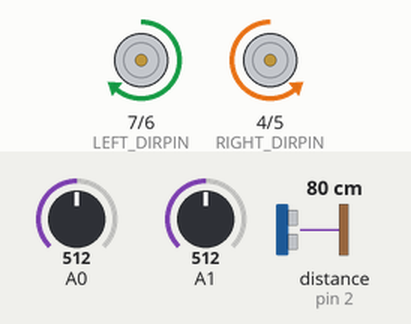
A sketch run on a simulated Teensy 3. Shown: direction and speed pins drawn as motors (green arrow = direction pin HIGH = forward, orange = LOW = backward, longer = more drive). Inputs (shaded band) come from the test bench; at power-on: A0 = 512, A1 = 512, distance to the obstacle (sensor on pin 2) 80 cm. The echo pulse lasts 58.3 µs per cm; random numbers use the default seed unless the sketch sets one.

Above: at 0.19 s.
At 0.6 s:
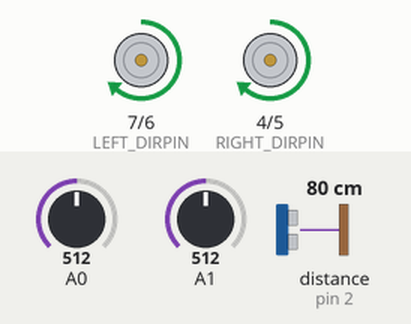
Timing chart, 0 to 2.1 s (numbered marks = the images above):
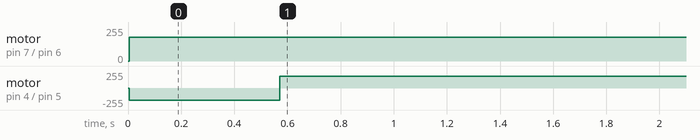

The sketch:

MazeSolver.ino
```cpp
#include "Robot.h"

//Setup Arduino
void setup() {Robot::getInstance(WIDTH, HEIGHT);}

//Code to loop
void loop() {if (Robot::getInstance()->run()) while(true);}
```

Motor.cpp
```cpp
#include "Arduino.h"
#include "Motor.h"


Motor::Motor(int dir, int pwmPin, int dirPin) :
mDir(dir), mPwmPin(pwmPin), mDirPin(dirPin), mRotSpeed(SPEED)
{
  pinMode(pwmPin, OUTPUT);
  pinMode(dirPin, OUTPUT);
}

void Motor::forward(bool rotating)
{
  analogWrite(mPwmPin, mRotSpeed);
  digitalWrite(mDirPin, !mDir ? HIGH : LOW);
  setRotSpeed(SPEED * (1 - 0.15 * rotating));
}

void Motor::reverse(bool rotating)
{
  analogWrite(mPwmPin, mRotSpeed);
  digitalWrite(mDirPin, !mDir ? LOW : HIGH);
  setRotSpeed(SPEED * (1 - 0.15 * rotating));
}

void Motor::halt()
{
  digitalWrite(mPwmPin, LOW);
  digitalWrite(mDirPin, LOW);
}
```

Motor.h
```cpp
#ifndef MOTORCONTROL_H
#define MOTORCONTROL_H

#include "Arduino.h"

class Motor
{
  public:
    static const int SPEED = 180;

    Motor(int dir, int pwmPin, int dirPin);
    void forward(bool rotating);
    void reverse(bool rotating);
    void halt();

    int getRotSpeed() {return mRotSpeed;}
    void setRotSpeed(int rotSpeed) {mRotSpeed = constrain(rotSpeed, 0, 255);}
  private:
    int mDir;
    int mPwmPin;
    int mDirPin;
    int mRotSpeed;
};

#endif //MOTORCONTROL_H
```

Robot.cpp
```cpp
#include "Robot.h"

Robot *Robot::mInstance = 0;

Robot* Robot::getInstance(int w, int h)
{
  if (!mInstance) mInstance = new Robot(w, h);
  return mInstance;
}

Robot* Robot::getInstance()
{
  if (!mInstance) mInstance = new Robot(0, 0);
  return mInstance;
}

void Robot::destroyInstance()
{
  if (mInstance) mInstance = 0;
}

//Constructor
Robot::Robot(int w, int h) :
  mPosX(0), mPosY(0), mWallX(w - 1), mWallY(h - 1), mDirection(F),
  mLeftMotor(Motor(LEFT_DIR, LEFT_PWMPIN, LEFT_DIRPIN)), mRightMotor(Motor(RIGHT_DIR, RIGHT_PWMPIN, RIGHT_DIRPIN)),
  mIR((unsigned char*)(const unsigned char[]) {LEFT_IR_PIN, RIGHT_IR_PIN}, NUM_SENSORS, NUM_SAMPLES_PER_SENSOR),
  mUltra(TRIGGER_PIN, ECHO_PIN, MAX_CM_DISTANCE)

{
  for (int i = 0; i < NODE_SIZE; i++)
  {
    for (int j = 0; j < NODE_SIZE; j++)
      mNodes[i][j] = 0;

    if (i - WIDTH >= 0) mNodes[i][i - WIDTH] = 1;
    if (i + WIDTH <= NODE_SIZE - 1) mNodes[i][i + WIDTH] = 1;
    if (i % WIDTH != 0) mNodes[i][i - 1] = 1;
    if (i % WIDTH != WIDTH - 1) mNodes[i][i + 1] = 1;
  }

  calcDistance();
}

//Random movement
void Robot::randomMovement()
{
  int s1 = random(0, 200);
  int s2 = random(0, 200);

  int d1 = random(0, 2);
  int d2 = random(0, 2);

  switch(d1)
  {
    case 0:
      mLeftMotor.forward(0);
      break;
    case 1:
      mLeftMotor.halt();
      break;
    case 2:
      mLeftMotor.reverse(0);
      break;
  }

  switch(d2)
  {
    case 0:
      mRightMotor.forward(0);
      break;
    case 1:
      mRightMotor.halt();
      break;
    case 2:
      mRightMotor.reverse(0);
      break;
  }

  mLeftMotor.setRotSpeed(s1);
  mRightMotor.setRotSpeed(s2);
}

//Choose the direction for the robot, rotate to said direction, then move in that direction
bool Robot::run()
{
  if(RANDOM)
  {
    randomMovement();
    return false;
  }

  if (mPosX == mWallX && mPosY == mWallY)
  {
    destroyInstance();
    return true;
  }

  hasRotated = false;

  do chooseDirection();
  while (hasRotated);

  mPosX += (mDirection == F) - (mDirection == B);
  mPosY += (mDirection == D) - (mDirection == U);

  forwards();
  return false;
}

//Decide which direction the robot should face
void Robot::chooseDirection()
{
  scan();

  int currentNode = (mPosY * WIDTH) + mPosX;
  int dist = INF;
  int nodes[2];
  int dir[2];

  nodes[1] = -INF;

  for (int i = 0; i < NODE_SIZE; i++)
  {
    if (mNodes[currentNode][i] && mDistances[i] < dist)
    {
      dist = mDistances[i];
      nodes[0] = i;
      nodes[1] = -INF;
    }
    else if(mNodes[currentNode][i] && mDistances[i] == dist) nodes[1] = i;
  }

  for (int i = 0; i < 2; i++)
  {
    if (nodes[i] == -INF) break;

    if (nodes[i] - 1 == currentNode) dir[i] = F;
    else if (nodes[i] - WIDTH == currentNode) dir[i] = D;
    else if (nodes[i] + 1 == currentNode) dir[i] = B;
    else if (nodes[i] + WIDTH == currentNode) dir[i] = U;
  }

  if (nodes[1] != -INF)
  {
    int turn[2];

    for (int i = 0; i < 2; i++)
    {
      if (mDirection == dir[i]) turn[i] = 0;
      else if (abs(mDirection - dir[i]) != 2) turn[i] = 1;
      else turn[i] = 2;
    }

    if (turn[0] < turn[1]) changeDirection(dir[0]);
    else changeDirection(dir[1]);
  }
  else changeDirection(dir[0]);
}

//Rotate the robot how many times if needed, then note if the robot was rotated
void Robot::changeDirection(char newDirection)
{
  if (mDirection == newDirection)
  {
    hasRotated = false;
    return;
  }
  rotate(newDirection > mDirection != (abs(newDirection - mDirection) == 3));
  if (abs(newDirection - mDirection) == 2) rotate(newDirection > mDirection);
  mDirection = newDirection;
  hasRotated = true;
}

//Scans for obstacles with the ultrasonic sensor, then updates the nodes if they are broken from other nodes
void Robot::scan()
{
  double distance = (double)round(2 * (mUltra.ping_in() + ROBOT_SIZE) / ((double)(GRID_SIZE))) / 2;
  if (distance == 0) distance = NODE_SIZE * GRID_SIZE + 1;

  if (mDirection == F && distance + mPosX <= mWallX) //Break an intersection between 2 nodes
  {
    mNodes[WIDTH * mPosY + mPosX + (int)(distance - 0.5)][WIDTH * mPosY + mPosX + (int)(distance + 0.5)] = 0;
    mNodes[WIDTH * mPosY + mPosX + (int)(distance + 0.5)][WIDTH * mPosY + mPosX + (int)(distance - 0.5)] = 0;
  }
  else if (mDirection == D && distance + mPosY <= mWallY) //Break an intersection between 2 nodes
  {
    mNodes[mPosX + (mPosY + (int)(distance - 0.5)) * WIDTH][mPosX + (mPosY + (int)(distance + 0.5)) * WIDTH] = 0;
    mNodes[mPosX + (mPosY + (int)(distance + 0.5)) * WIDTH][mPosX + (mPosY + (int)(distance - 0.5)) * WIDTH] = 0;
  }
  else return;

  calcDistance();
}

//Calculate the distances for all the nodes in the maze
void Robot::calcDistance() //Dijkstra's algorithm
{
  bool shortestPathSet[NODE_SIZE];  //List of bools that say if a given node's shortest distance has been found

  for (int i = 0; i < NODE_SIZE; i++) //Set all nodes' distance to infinity and say that their shortest path haven't been found
  {
    mDistances[i] = INF;
    shortestPathSet[i] = false;
  }

  mDistances[NODE_SIZE - 1] = 0;  //Set the distance to the end to 0

  for (int i = 0; i < NODE_SIZE - 1; i++)
  {
    int s = shortestDistance(shortestPathSet); //Find a node that has the shortest distance to the source
    shortestPathSet[s] = true; //Say that you dound that node's minimal distance

    for (int n = 0; n < NODE_SIZE; n++) //For all the adjacent nodes, update their new distances using the new found node
      if (!shortestPathSet[n] && mNodes[s][n] && mDistances[s] != INF && mDistances[s] + mNodes[s][n] < mDistances[n]) mDistances[n] = mDistances[s] + mNodes[s][n];
  }
}

//Calculate the shortest distance to the end for a node
int Robot::shortestDistance(bool shortestPathSet[])
{
  int dist = INF;
  int node;

  for (int n = 0; n < NODE_SIZE; n++)
    if (!shortestPathSet[n] && mDistances[n] < dist)
    {
      dist = mDistances[n];
      node = n;
    }

  return node;
}

//Follow the line, then once the robot reaches the next intersection, keep going for 180ms
void Robot::forwards()
{
  robotForward();

  mIR.read(mSensorValues);

  while (!(isBlack(mSensorValues[LEFT_IR]) && isBlack(mSensorValues[RIGHT_IR]))) followLine();

  int startTime = millis();
  int currentTime = millis();

  while (currentTime - startTime < 180)
  {
    followLine();
    currentTime = millis();
  }

  robotHalt();
}

void Robot::followLine()
{
  mIR.read(mSensorValues);

  if (isWhite(mSensorValues[LEFT_IR]) && isWhite(mSensorValues[RIGHT_IR])) robotForward();
  else if (isBlack(mSensorValues[LEFT_IR]) && isWhite(mSensorValues[RIGHT_IR])) robotSoftLeft();
  else if (isWhite(mSensorValues[LEFT_IR]) && isBlack(mSensorValues[RIGHT_IR])) robotSoftRight();
}

void Robot::rotate(bool cw)
{
  int sensor;

  if (cw) sensor = RIGHT_IR, robotRight();
  else sensor = LEFT_IR, robotLeft();

  while (isBlack(mSensorValues[sensor])) mIR.read(mSensorValues);
  while (isWhite(mSensorValues[sensor])) mIR.read(mSensorValues);
  while (isBlack(mSensorValues[sensor])) mIR.read(mSensorValues);
  robotHalt();
}
```

Robot.h
```cpp
#ifndef ROBOT_H
#define ROBOT_H

#include "Motor.h"
#include "QTRSensors.h"
#include "NewPing.h"

#define RANDOM false                //If the robot tries to solve it randomly.

//Robot
#define ROBOT_SIZE  3.5             //Length of robot from middle wheel to tip of ultrasonic sensor.

//Grid
#define WIDTH 4                     //Width of grid in number of intersections.
#define HEIGHT 4                    //Height of grid in number of intersections.
#define GRID_SIZE 8                 //Distance between intersections in inches.
#define NODE_SIZE WIDTH * HEIGHT    //Number of nodes, always WIDTH * HEIGHT.

//IR
#define NUM_SENSORS 2               //Number of infrared sensors the robot has.
#define NUM_SAMPLES_PER_SENSOR 4    //Number of samples each sensor takes.
#define LEFT_IR_PIN 0               //Left infrared pin number.
#define RIGHT_IR_PIN 1              //Right infrared pin number.
#define LEFT_IR 0                   //Left infrared id. Default 0.
#define RIGHT_IR 1                  //Right infrared id. Default 1.

//Motors
#define LEFT_DIR 0                  //Left motor's direction (0 = Forwards, 1 = Backwards). Default 0.
#define LEFT_PWMPIN 6               //Left motor's pwmpin. Default 6.
#define LEFT_DIRPIN 7               //Left motor's dirpin. Default 7.

#define RIGHT_DIR 1                 //Right motor's direction (0 = Forwards, 1 = Backwards). Default 1.
#define RIGHT_PWMPIN 5              //Right motor's pwmpin. Default 5.
#define RIGHT_DIRPIN 4              //Right motor's dirpin. Default 4.

//Ultrasonic
#define ECHO_PIN 2                  //Ultrasonic sensor's echo pin.
#define TRIGGER_PIN 3               //Ultrasonic sensor's trigger pin.
#define MAX_CM_DISTANCE 200         //Ultrasonic sensor's max distance that it can scan in cm. Default 200.

//Directions
#define F 0                         //Forwards.
#define D 1                         //Down.
#define B 2                         //Backwards.
#define U 3                         //Up.

#define INF 10000                   //"Infinity".

class Robot
{
  public:
    static Robot* getInstance(int w, int h);
    static Robot* getInstance();
    static void destroyInstance();

    bool run();
  private:
    static Robot * mInstance;
    Robot(int w, int h);
    Robot(const Robot&);
    Robot& operator=(const Robot&);

    int mPosX;
    int mPosY;
    int mWallX;
    int mWallY;
    int mDirection;
    bool hasRotated;

    int mNodes[NODE_SIZE][NODE_SIZE];
    int mDistances[NODE_SIZE];

    QTRSensorsAnalog mIR;
    unsigned int mSensorValues[NUM_SENSORS];

    Motor mLeftMotor;
    Motor mRightMotor;

    NewPing mUltra;

    void chooseDirection();
    void changeDirection(char newDirection);

    void scan();
    void calcDistance();
    int shortestDistance(bool shortestSet[]);

    void forwards();
    void followLine();
    void rotate(bool cw);

    void randomMovement();

    void robotForward()    {mLeftMotor.forward(false), mRightMotor.forward(false);}
    void robotLeft()       {mLeftMotor.reverse(true),  mRightMotor.forward(true);}
    void robotRight()      {mLeftMotor.forward(true),  mRightMotor.reverse(true);}
    void robotSoftLeft()   {mLeftMotor.halt(),         mRightMotor.forward(false);}
    void robotSoftRight()  {mLeftMotor.forward(false), mRightMotor.halt();}
    void robotHalt()       {mLeftMotor.halt(),         mRightMotor.halt();}

    bool isBlack(int val) {return (val >= 300);}
    bool isWhite(int val) {return (val < 300);}
};

#endif //ROBOT_H
```

Measured:
- by itself, motor on pin 7 (LEFT_DIRPIN) / pin 6 (LEFT_PWMPIN): stopped → forward 180/255 at 0.01 s
- by itself, motor on pin 4 (RIGHT_DIRPIN) / pin 5 (RIGHT_PWMPIN): stopped → backward 180/255 at 0.01 s, → forward 180/255 0.57 s later
